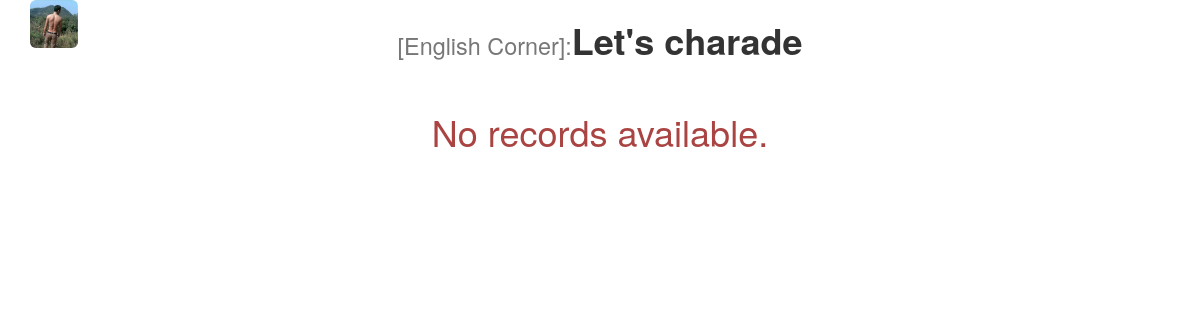
Before: /charade/board/ with the older database file.
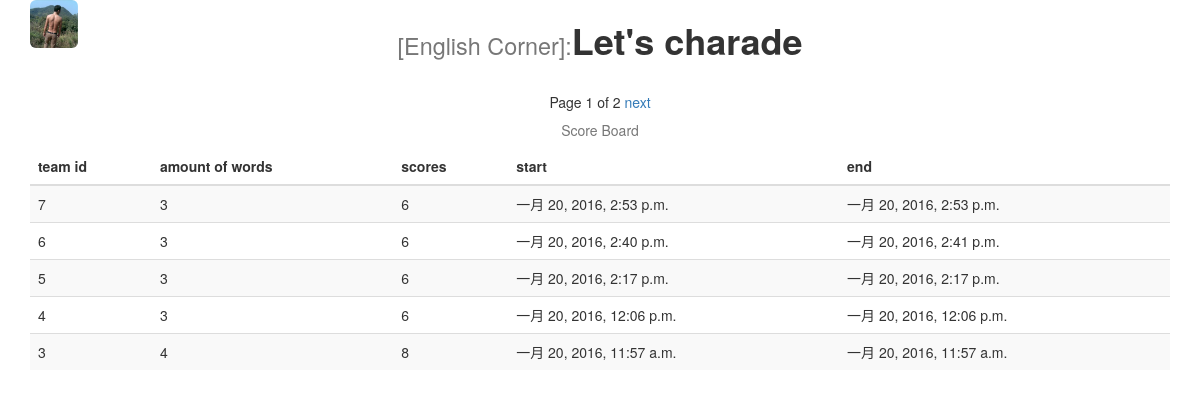
After: the same page with the newer database file.
### charade/models.py (models this page shows, shortened)
@python_2_unicode_compatible
class GameScoreBoard(models.Model):
    amount = models.IntegerField('单词总数', default=0)
    scores = models.IntegerField('总得分', default=0)
    dt_start = models.DateTimeField('开始时间', auto_now_add=True)
    dt_end = models.DateTimeField('结束时间', auto_now=True)

### charade/views.py (the view)
def game_board(request):
    game_score_board = GameScoreBoard.objects.order_by('-dt_start')
    paginator = Paginator(game_score_board, 5) # show 5 rows per page
    page = request.GET.get('page')
    try:
        board = paginator.page(page)
    except PageNotAnInteger:
        board = paginator.page(1)
    except EmptyPage:
        board = paginator.page(paginator.num_pages)
    context = {'board': board}
    return render(request, 'charade/board.html', context)

### charade/templates/charade/board.html (shortened to what this page needs)
{% extends 'charade/base.html' %}
{% block content %}
{% if board %}
    <div class="row text-center">
        <span>
            Page {{ board.number }} of {{ board.paginator.num_pages }}
        </span>
        {% if board.has_next %}
        <span>
            <a href="?page={{ board.next_page_number }}">next</a>
        </span>
        {% endif %}
    </div>
    <div class="table-responsive">
        <table class="table table-striped">
            <caption class="text-center">Score Board</caption>
            <thead>
                <tr>
                    <th>team id</th>
                    <th>amount of words</th>
                    <th>scores</th>
                    <th>start</th>
                    <th>end</th>
                </tr>
            </thead>
            <tbody>
            {% for b in board %}
                <tr>
                    <td>{{ b.id }}</a></td>
                    <td>{{ b.amount }}</a></td>
                    <td>{{ b.scores }}</a></td>
                    <td>{{ b.dt_start }}</a></td>
                    <td>{{ b.dt_end }}</a></td>
                </tr>
            {% endfor %}
            </tbody>
        </table>
    </div>
{% else %}
    <div class="row">
        <h1><p class="text-danger text-center">No records available.</p></h1>
    </div>
{% endif %}
{% endblock %}

### charade/templates/charade/base.html (shortened to what this page needs)
{% load staticfiles %}
<!DOCTYPE html>
<html xmlns="http://www.w3.org/1999/xhtml">
<head>
    <link rel="stylesheet" href="{% static 'charade/css/bootstrap.min.css' %}">
</head>
<body>
    <div class="container">
        <div class="row">
            <div class="col-md-3">
                <a href="/">
                    <img class="img-rounded" style="width: 48px; height: 48px;"
                        src="{% static 'charade/images/header.jpg' %}"
                        alt="Home" title="Home"></img>
                </a>
            </div>
            <div class="col-md-6">
                <h1 id="tips" class="text-center">
                    <small id="tips1">[English Corner]:</small><strong id="tips2">Let's charade</strong>
                </h1>
            </div>
        </div>
        <div class="row">
            <div class="col-md-6">
            </div>
            <div class="col-md-6">
            </div>
        </div>
        <div class="row">
        </div>
        {% block content %}{% endblock %}
    </div>
</body>
</html>

Changed rows visible on the page:
added GameScoreBoard: id "7", amount "3", scores "6", dt_start "一月 20, 2016, 2:53 p.m.", dt_end "一月 20, 2016, 2:53 p.m."
added GameScoreBoard: id "6", amount "3", scores "6", dt_start "一月 20, 2016, 2:40 p.m.", dt_end "一月 20, 2016, 2:41 p.m."
added GameScoreBoard: id "5", amount "3", scores "6", dt_start "一月 20, 2016, 2:17 p.m.", dt_end "一月 20, 2016, 2:17 p.m."
added GameScoreBoard: id "4", amount "3", scores "6", dt_start "一月 20, 2016, 12:06 p.m.", dt_end "一月 20, 2016, 12:06 p.m."
added GameScoreBoard: id "3", amount "4", scores "8", dt_start "一月 20, 2016, 11:57 a.m.", dt_end "一月 20, 2016, 11:57 a.m."
Other visible differences:
{{ board.number }}: (not shown) → "1"
{{ board.paginator.num_pages }}: (not shown) → "2"
text no longer shown: "No records available."
text now shown: "Page of next Score Board team id amount of words scores start end"
